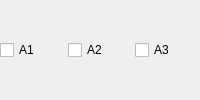
        <widget class="QFrame" name="frame_7">
         <property name="sizePolicy">
          <sizepolicy hsizetype="Preferred" vsizetype="Maximum">
           <horstretch>0</horstretch>
           <verstretch>0</verstretch>
          </sizepolicy>
         </property>
         <property name="frameShape">
          <enum>QFrame::NoFrame</enum>
         </property>
         <property name="frameShadow">
          <enum>QFrame::Raised</enum>
         </property>
         <layout class="QHBoxLayout" name="horizontalLayout">
          <property name="spacing">
           <number>3</number>
          </property>
          <property name="leftMargin">
           <number>0</number>
          </property>
          <property name="topMargin">
           <number>0</number>
          </property>
          <property name="rightMargin">
           <number>0</number>
          </property>
          <property name="bottomMargin">
           <number>0</number>
          </property>
          <item>
           <widget class="QCheckBox" name="voltMeterCB1">
            <property name="font">
             <font>
              <pointsize>9</pointsize>
             </font>
            </property>
            <property name="text">
             <string>A1</string>
            </property>
           </widget>
          </item>
          <item>
           <widget class="QCheckBox" name="voltMeterCB2">
            <property name="font">
             <font>
              <pointsize>9</pointsize>
             </font>
            </property>
            <property name="text">
             <string>A2</string>
            </property>
           </widget>
          </item>
          <item>
           <widget class="QCheckBox" name="voltMeterCB3">
            <property name="font">
             <font>
              <pointsize>9</pointsize>
             </font>
            </property>
            <property name="text">
             <string>A3</string>
            </property>
           </widget>
          </item>
         </layout>
        </widget>
